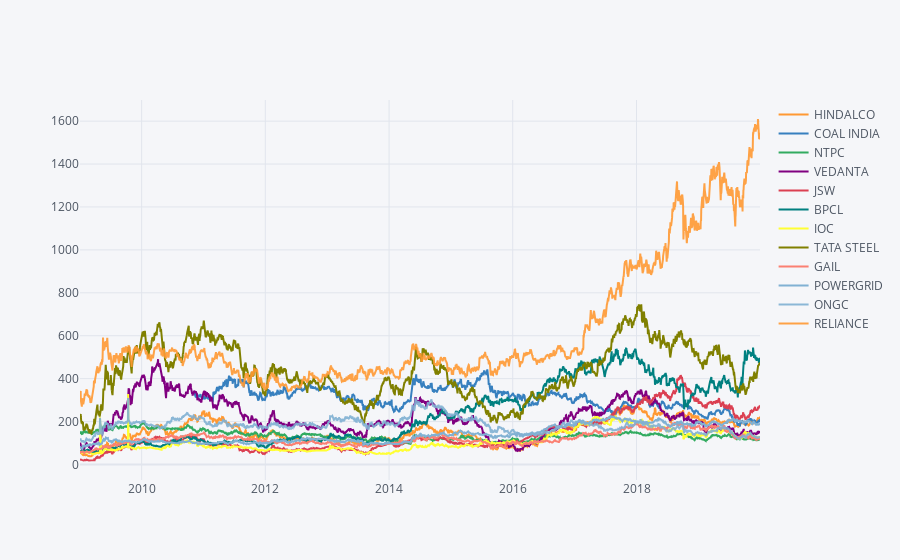

Notebook source saved alongside this figure:
### Code cell
#this is for plotly plots

df1.iplot(kind='line',x='Date',y='Close',categories='CompanyName',mode='lines')

### Figure 1 — Plotly figure (JSON) as saved in the notebook; plotly's stock layout.template omitted (floating-point values rounded to 4 significant figures; data arrays with more than 128 entries replaced by an {"elided": "..."} marker saying what was removed)
{"data": [{"marker": {"color": "rgba(255, 153, 51, 1.0)", "line": {"width": 1.3}, "opacity": 0.8, "size": 12, "symbol": "circle"}, "mode": "lines", "name": "HINDALCO", "textfont": {"color": "#4D5663"}, "type": "scatter", "x": {"elided": "2699 str values"}, "y": {"elided": "2699 float values"}}, {"marker": {"color": "rgba(55, 128, 191, 1.0)", "line": {"width": 1.3}, "opacity": 0.8, "size": 12, "symbol": "circle"}, "mode": "lines", "name": "COAL INDIA", "textfont": {"color": "#4D5663"}, "type": "scatter", "x": {"elided": "2250 str values"}, "y": {"elided": "2250 float values"}}, {"marker": {"color": "rgba(50, 171, 96, 1.0)", "line": {"width": 1.3}, "opacity": 0.8, "size": 12, "symbol": "circle"}, "mode": "lines", "name": "NTPC", "textfont": {"color": "#4D5663"}, "type": "scatter", "x": {"elided": "2699 str values"}, "y": {"elided": "2699 float values"}}, {"marker": {"color": "rgba(128, 0, 128, 1.0)", "line": {"width": 1.3}, "opacity": 0.8, "size": 12, "symbol": "circle"}, "mode": "lines", "name": "VEDANTA", "textfont": {"color": "#4D5663"}, "type": "scatter", "x": {"elided": "2699 str values"}, "y": {"elided": "2699 float values"}}, {"marker": {"color": "rgba(219, 64, 82, 1.0)", "line": {"width": 1.3}, "opacity": 0.8, "size": 12, "symbol": "circle"}, "mode": "lines", "name": "JSW", "textfont": {"color": "#4D5663"}, "type": "scatter", "x": {"elided": "2699 str values"}, "y": {"elided": "2699 float values"}}, {"marker": {"color": "rgba(0, 128, 128, 1.0)", "line": {"width": 1.3}, "opacity": 0.8, "size": 12, "symbol": "circle"}, "mode": "lines", "name": "BPCL", "textfont": {"color": "#4D5663"}, "type": "scatter", "x": {"elided": "2699 str values"}, "y": {"elided": "2699 float values"}}, {"marker": {"color": "rgba(255, 255, 51, 1.0)", "line": {"width": 1.3}, "opacity": 0.8, "size": 12, "symbol": "circle"}, "mode": "lines", "name": "IOC", "textfont": {"color": "#4D5663"}, "type": "scatter", "x": {"elided": "2699 str values"}, "y": {"elided": "2699 float values"}}, {"marker": {"color": "rgba(128, 128, 0, 1.0)", "line": {"width": 1.3}, "opacity": 0.8, "size": 12, "symbol": "circle"}, "mode": "lines", "name": "TATA STEEL", "textfont": {"color": "#4D5663"}, "type": "scatter", "x": {"elided": "2699 str values"}, "y": {"elided": "2699 float values"}}, {"marker": {"color": "rgba(251, 128, 114, 1.0)", "line": {"width": 1.3}, "opacity": 0.8, "size": 12, "symbol": "circle"}, "mode": "lines", "name": "GAIL", "textfont": {"color": "#4D5663"}, "type": "scatter", "x": {"elided": "2699 str values"}, "y": {"elided": "2699 float values"}}, {"marker": {"color": "rgba(128, 177, 211, 1.0)", "line": {"width": 1.3}, "opacity": 0.8, "size": 12, "symbol": "circle"}, "mode": "lines", "name": "POWERGRID", "textfont": {"color": "#4D5663"}, "type": "scatter", "x": {"elided": "2699 str values"}, "y": {"elided": "2699 float values"}}, {"marker": {"color": "rgba(128, 177, 211, 0.8999999999999999)", "line": {"width": 1.3}, "opacity": 0.8, "size": 12, "symbol": "circle"}, "mode": "lines", "name": "ONGC", "textfont": {"color": "#4D5663"}, "type": "scatter", "x": {"elided": "2699 str values"}, "y": {"elided": "2699 float values"}}, {"marker": {"color": "rgba(255, 153, 51, 0.8999999999999999)", "line": {"width": 1.3}, "opacity": 0.8, "size": 12, "symbol": "circle"}, "mode": "lines", "name": "RELIANCE", "textfont": {"color": "#4D5663"}, "type": "scatter", "x": {"elided": "2699 str values"}, "y": {"elided": "2699 float values"}}], "layout": {"legend": {"bgcolor": "#F5F6F9", "font": {"color": "#4D5663"}}, "paper_bgcolor": "#F5F6F9", "plot_bgcolor": "#F5F6F9", "title": {"font": {"color": "#4D5663"}}, "xaxis": {"gridcolor": "#E1E5ED", "showgrid": true, "tickfont": {"color": "#4D5663"}, "title": {"font": {"color": "#4D5663"}, "text": ""}, "zerolinecolor": "#E1E5ED"}, "yaxis": {"gridcolor": "#E1E5ED", "showgrid": true, "tickfont": {"color": "#4D5663"}, "title": {"font": {"color": "#4D5663"}, "text": ""}, "zerolinecolor": "#E1E5ED"}}}
